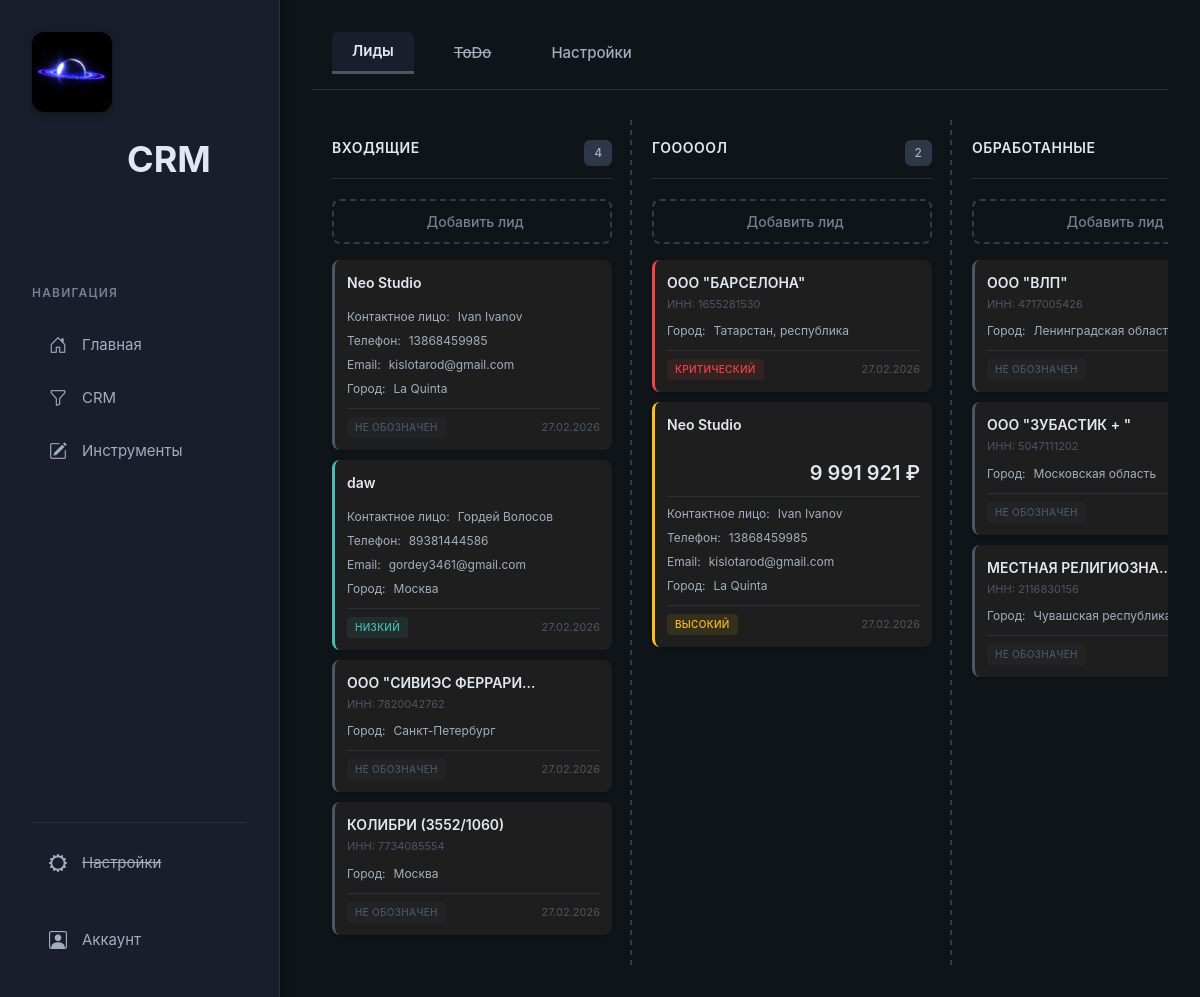
/crm/ (signed in), run on an earlier commit of the app's database.
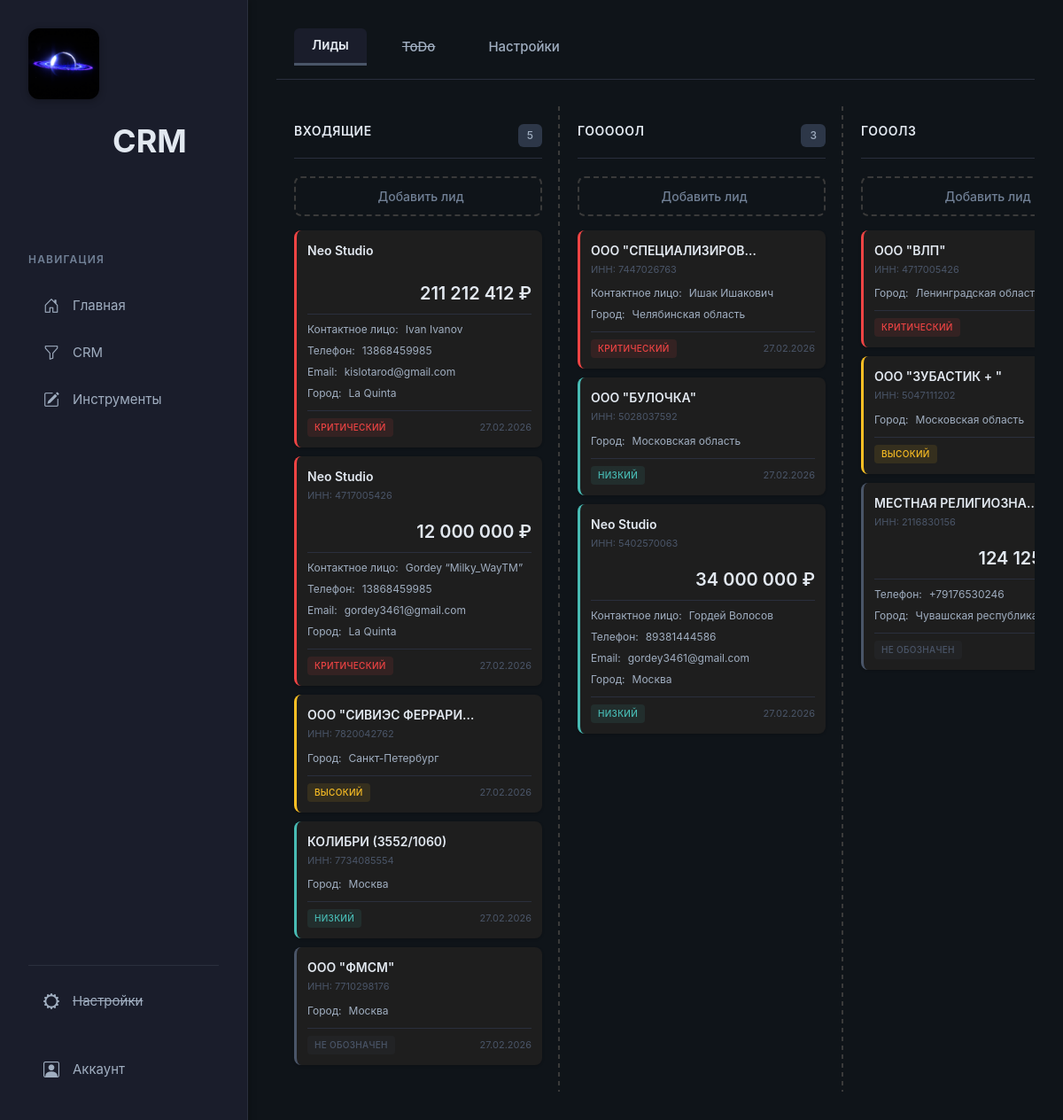
And on a later commit of the database.
### crm/models.py (models this page shows, shortened)
class KanbanColumn(models.Model):
    user = models.ForeignKey(
        User,
        on_delete=models.CASCADE,
        related_name='kanban_columns'
    )
    title = models.CharField(max_length=50)
    order = models.PositiveIntegerField(default=0)
    class Meta:
        ordering = ['order']

class Lead(models.Model):
    user = models.ForeignKey(User, on_delete=models.CASCADE, related_name='leads')
    company_name = models.CharField(max_length=100, blank=True, null=True)
    total_amount = models.DecimalField(max_digits=15, decimal_places=2, default=0, verbose_name='Сумма сделки')
    inn = models.CharField(max_length=12, blank=True, null=True)
    ogrn = models.CharField(max_length=13, blank=True, null=True)
    director_fio = models.CharField(max_length=200, blank=True, null=True)
    phone = models.CharField(max_length=20, blank=True, null=True)
    email = models.EmailField(blank=True, null=True)
    comment = models.TextField(blank=True, null=True)
    legal_form = models.CharField(max_length=20, blank=True, null=True, verbose_name='Форма организации')
    legal_name = models.CharField(max_length=300, blank=True, null=True, verbose_name='Юридическое название')
    contact_person = models.CharField(max_length=200, blank=True, null=True, verbose_name='Контактное лицо')
    contact_phone = models.CharField(max_length=20, blank=True, null=True, verbose_name='Контактный телефон')
    contact_email = models.EmailField(blank=True, null=True, verbose_name='Контактный email')
    address = models.TextField(blank=True, null=True, verbose_name='Адрес')
    city = models.CharField(max_length=100, blank=True, null=True, verbose_name='Город')
    partner_name = models.CharField(max_length=200, blank=True, null=True, verbose_name='Партнёр (ФИО)')
    partner_position = models.CharField(max_length=200, blank=True, null=True, verbose_name='Должность партнёра')
    partner_phone = models.CharField(max_length=20, blank=True, null=True, verbose_name='Телефон партнёра')
    website = models.URLField(blank=True, null=True, verbose_name='Сайт')
    source = models.CharField(max_length=100, blank=True, null=True, verbose_name='Источник')
    PRIORITY_CHOICES = [
        ('not_set', 'Не обозначен'),
        ('low', 'Низкий'),
        ('high', 'Высокий'),
        ('critical', 'Критический'),
    ]
    priority = models.CharField(
        max_length=20,
        choices=PRIORITY_CHOICES,
        default='not_set',
        verbose_name='Приоритет'
    )
    column = models.ForeignKey(KanbanColumn, on_delete=models.CASCADE, related_name='leads')
    order = models.PositiveIntegerField(default=0)
    created_at = models.DateTimeField(auto_now_add=True)
    updated_at = models.DateTimeField(auto_now=True)
    class Meta:
        ordering = ['order']

### crm/views.py (the view)
# urls.py: path('crm/', include('crm.urls')),
@login_required
def crm(request):
    user = request.user
    if not user.kanban_columns.exists():
        create_default_columns(user)
    columns = (
        user.kanban_columns
        .prefetch_related("leads")
        .order_by("order")
    )
    return render(request, "crm/crm.html", {"columns": columns})

### crm/templates/crm/crm.html (shortened to what this page needs)
{% extends 'main/layout.html' %}
{% load static %}
{% block content %}
<link rel="stylesheet" href="{% static 'crm/css/kanban.css' %}">
{% include 'crm/crm_header.html' with active_tab='leads' %}
<div class="crm crm-page">
    <div class="kanban">
        {% for column in columns %}
        <div class="kanban-column" ondragover="allowDrop(event)" ondrop="drop(event, {{ column.id }})">
            <div class="column-header">
                <h2>{{ column.title }}</h2>
                <span class="column-count">{{ column.leads.count }}</span>
            </div>
            <button class="add-card-btn" onclick="addCard(this, {{ column.id }})">
                 Добавить лид
            </button>
            <div class="kanban-cards" id="column-{{ column.id }}">
                {% for lead in column.leads.all %}
                    {% include "crm/_lead_card.html" with lead=lead %}
                {% endfor %}
            </div>
        </div>
        {% endfor %}
    </div>
</div>
{% endblock %}

### main/templates/main/layout.html (shortened to what this page needs)
{% load static %}
<!doctype html>
<html lang="en">
<head>
    {% load static %}
    <link rel="stylesheet" href="https://cdn.jsdelivr.net/npm/bootstrap@5.3.3/dist/css/bootstrap.min.css">
    <link rel="stylesheet" href="https://cdn.jsdelivr.net/npm/bootstrap-icons@1.13.1/font/bootstrap-icons.css">
    <link rel="stylesheet" href="{% static 'main/css/main.css' %}">
</head>
<body>
    <aside>
        <img src="{% static 'main/img/RingedPlanet_Pixelited.png' %}" alt="Лого">
        <span class="logo" >CRM</span>
        <h3>Навигация</h3>
        <ul>
            <a href="{% url 'home_page' %}"><li><i class="bi bi-house-door"></i>Главная</li></a>
            <a href="{% url 'crm_page' %}"><li><i class="bi bi-funnel"></i>CRM</li></a>
            <a href="{% url 'tools_main' %}"><li><i class="bi bi-pencil-square"></i>Инструменты</li></a>
        </ul>
        <ul class="options_layout">
            <a href=""><li ><i class="bi bi-gear-wide"></i><span style="text-decoration: line-through;">Настройки</span></li></a><br>
            <a href="{% url 'profile' %}"><li><i class="bi bi-person-square"></i> Аккаунт</li></a>
        </ul>
    </aside>
    <main>
        {% block content %}
        {% endblock %}
    </main>
</body>
</html>

### crm/templates/crm/crm_header.html
{% load static %}
<link rel="stylesheet" href="{% static 'crm/css/crm_header.css' %}">
<div class="crm-header">
    <a href="{% url 'crm_page' %}"
       class="crm-btn {% if active_tab == 'leads' %}active{% endif %}">
        Лиды
    </a>
    <span class="crm-btn disabled">
        <s>ToDo</s>
    </span>
    <a href="{% url 'crm_settings' %}"
       class="crm-btn {% if active_tab == 'settings' %}active{% endif %}">
        Настройки
    </a>
</div>

### crm/templates/crm/_lead_card.html (shortened to what this page needs)
{% load humanize %}
{% with priority=lead.priority|default:'' %}
<div class="kanban-card priority-{{ priority }}"
     data-id="{{ lead.id }}"
     draggable="true"
     ondragstart="drag(event)"
     data-priority="{{ priority }}">
    <div class="card-header">
        <div class="lead-info">
            <div class="lead-name">{{ lead.company_name }}</div>
            {% if lead.inn %}
                <small class="lead-inn" data-key="inn">ИНН: {{ lead.inn }}</small>
            {% endif %}
        </div>
    </div>
    {% if lead.total_amount %}
    <div class="card-amount" data-key="total_amount">
        <span class="amount-value">{{ lead.total_amount|floatformat:0|intcomma }} ₽</span>
    </div>
    {% endif %}
    <div class="card-fields">
        {% if user.profile.show_contact_person|default:True and lead.contact_person %}
        <div class="card-field" data-key="contact_person">
            <span class="field-label">Контактное лицо:</span>
            <span class="field-value">{{ lead.contact_person }}</span>
        </div>
        {% endif %}
        {% if user.profile.show_phone|default:True and lead.contact_phone %}
        <div class="card-field" data-key="contact_phone">
            <span class="field-label">Телефон:</span>
            <span class="field-value">{{ lead.contact_phone }}</span>
        </div>
        {% endif %}
        {% if user.profile.show_email|default:True and lead.contact_email %}
        <div class="card-field" data-key="contact_email">
            <span class="field-label">Email:</span>
            <span class="field-value">{{ lead.contact_email }}</span>
        </div>
        {% endif %}
        {% if user.profile.show_city|default:True and lead.city %}
        <div class="card-field" data-key="city">
            <span class="field-label">Город:</span>
            <span class="field-value">{{ lead.city }}</span>
        </div>
        {% endif %}
    </div>
    <div class="card-footer">
        <span class="priority-badge {{ priority }}">
            {{ lead.get_priority_display }}
        </span>
        <span class="card-date">
            {{ lead.created_at|date:"d.m.Y" }}
        </span>
    </div>
</div>
{% endwith %}

### main/static/main/css/main.css (style rules this page uses)
:root { --bg-primary: #0f1419; --bg-secondary: #1a1d2b; --bg-tertiary: #2d3748; --bg-modal: #1e2029; --bg-input: #2a2f3d; --bg-card: #1e1e1e; --border-color: #2a2f3d; --border-hover: #3a3f4d; --border-dashed: #3a3a3a; --text-primary: #e2e8f0; --text-secondary: #a0aec0; --text-tertiary: #718096; --text-muted: #4a5568; --accent-primary: #4a5568; --accent-hover: #5a6778; --shadow-sm: 0 1px 3px rgba(0, 0, 0, 0.2); --shadow-md: 0 4px 12px rgba(0, 0, 0, 0.3); --priority-not-set: #4a5568; --priority-low: #48bbb4; --priority-high: #fbbf24; --priority-critical: #ef4444; --btn-primary: #4a5568; --btn-warning: #f57c00; --btn-danger: #ef4444; --btn-edit: #3b82f6; --btn-save-bg: #4caf50; --btn-save-hover: #43a047; --btn-secondary-bg: #f5f5f5; --btn-secondary-hover: #e0e0e0; --btn-delete-bg: #f44336; --btn-delete-hover: #d32f2f; --btn-add-bg: #2196f3; --btn-add-hover: #1976d2; }
* { margin: 0; padding: 0; box-sizing: border-box; }
body { background: var(--bg-primary); color: var(--text-primary); font-family: 'Inter', -apple-system, BlinkMacSystemFont, 'Segoe UI', 'Roboto', sans-serif; min-height: 100vh; display: flex; }
a { text-decoration: none; color: inherit; }
aside { position: fixed; top: 0; left: 0; background: var(--bg-secondary); width: 280px; padding: 2rem; height: 100vh; color: var(--text-primary); border-right: 1px solid var(--border-color); box-shadow: 2px 0 8px rgba(0, 0, 0, 0.2); z-index: 1000; overflow-y: auto; }
aside img { width: 80px; height: 80px; float: left; border-radius: 12px; box-shadow: 0 2px 8px rgba(0, 0, 0, 0.3); }
aside .logo { font-size: 36px; margin-left: 95px; font-weight: 700; position: relative; top: 20px; color: #e2e8f0; }
aside h3 { margin-top: 120px; margin-bottom: 20px; font-size: 12px; text-transform: uppercase; letter-spacing: 1.2px; color: #718096; font-weight: 600; }
aside ul { list-style: none; padding: 0; }
aside ul li { font-size: 15px; color: #a0aec0; display: flex; align-items: center; padding: 11px 14px; margin-bottom: 4px; border-radius: 8px; transition: all 0.2s ease; cursor: pointer; position: relative; }
aside ul li::before { content: ''; position: absolute; left: 0; top: 0; height: 100%; width: 3px; background: #4a5568; transform: scaleY(0); transition: transform 0.2s ease; }
aside ul li i { margin-right: 12px; font-size: 18px; width: 24px; text-align: center; }
.options_layout { position: absolute; bottom: 2rem; left: 2rem; right: 2rem; border-top: 1px solid #2a2f3d; padding-top: 1rem; }
main { flex: 1; margin-left: 280px; min-height: 100vh; overflow-x: hidden; overflow-y: auto; padding: 2rem; }
.crm { margin-left: 0; padding: 0; width: 100%; margin-top: 0; color: #fff; }
.crm-header { display: flex; gap: 15px; margin-bottom: 30px; }
.crm-btn { background: #1a1d2b; color: #a0aec0; border: 1px solid #2a2f3d; padding: 10px 24px; border-radius: 8px; cursor: pointer; font-weight: 500; transition: all 0.2s ease; }
.crm-btn.active { background: #4a5568; border-color: #4a5568; color: #fff; }
.add-card-btn { background: transparent; color: #718096; border: 2px dashed #3a3a3a; padding: 10px 16px; border-radius: 8px; margin-bottom: 15px; cursor: pointer; width: 100%; font-weight: 500; transition: all 0.2s ease; }
.kanban-card { background: #1a1d2b; color: #fff; padding: 12px; border-radius: 8px; cursor: grab; margin-bottom: 12px; border: 1px solid #2a2f3d; transition: all 0.2s ease; box-shadow: 0 1px 3px rgba(0, 0, 0, 0.2); }
.kanban-card.priority-high, .kanban-card.priority-medium, .kanban-card.priority-low { border-left-color: #2a2f3d; }
.lead-name { font-size: 14px; font-weight: 600; color: #e2e8f0; margin-bottom: 4px; }
.card-footer { display: flex; align-items: center; justify-content: space-between; padding-top: 12px; border-top: 1px solid #2a2f3d; font-size: 11px; color: #718096; }
.column-count { font-size: 12px; background: #2a2a2a; color: #a0aec0; padding: 4px 8px; border-radius: 6px; }

### crm/static/crm/css/crm_header.css (style rules this page uses)
.crm-header { display: flex; gap: 20px; border-bottom: 1px solid var(--border-color); padding: 0 20px 15px 20px; margin-bottom: 30px; justify-content: flex-start; align-items: center; }
.crm-btn { display: inline-block; text-decoration: none; background: transparent; border: none; padding: 8px 20px; font-size: 15px; font-weight: 500; color: var(--text-secondary); cursor: pointer; transition: all 0.2s; border-radius: 6px 6px 0 0; }
.crm-btn.active { color: var(--text-primary); font-weight: 600; border-bottom: 3px solid var(--accent-primary); background: var(--bg-secondary); }

What changed in the data, as far as the page shows it:
computed for KanbanColumn "ВХОДЯЩИЕ": leads.count "4" → "5"
changed Lead "Ivan Ivanov": total_amount (not shown) → "211 212 412"; priority "НЕ ОБОЗНАЧЕН" → "КРИТИЧЕСКИЙ"
changed Lead: company_name "daw" → "Neo Studio"; inn (not shown) → "4717005426"; total_amount (not shown) → "12 000 000"; contact_person "Гордей Волосов" → "Gordey “Milky_WayTM”"; contact_phone "89381444586" → "13868459985"; city "Москва" → "La Quinta"; priority "НИЗКИЙ" → "КРИТИЧЕСКИЙ"
changed Lead "Санкт-Петербург": priority "НЕ ОБОЗНАЧЕН" → "ВЫСОКИЙ"
changed Lead "КОЛИБРИ (3552/1060)": priority "НЕ ОБОЗНАЧЕН" → "НИЗКИЙ"
added Lead: company_name "ООО \"ФМСМ\"", inn "7710298176", city "Москва", priority "НЕ ОБОЗНАЧЕН", created_at "27.02.2026", shown under KanbanColumn "ВХОДЯЩИЕ"
changed KanbanColumn "ГОООООЛ": loses Lead (company_name "ООО \"БАРСЕЛОНА\"", inn "1655281530", city "Татарстан, республика", priority "КРИТИЧЕСКИЙ", created_at "27.02.2026"); leads.count "2" → "3"
added Lead: company_name "ООО \"СПЕЦИАЛИЗИРОВ…", inn "7447026763", contact_person "Ишак Ишакович", city "Челябинская область", priority "КРИТИЧЕСКИЙ", created_at "27.02.2026", shown under KanbanColumn "ГОООООЛ"
added Lead: company_name "ООО \"БУЛОЧКА\"", inn "5028037592", city "Московская область", priority "НИЗКИЙ", created_at "27.02.2026", shown under KanbanColumn "ГОООООЛ"
changed Lead: inn (not shown) → "5402570063"; total_amount "9 991 921" → "34 000 000"; contact_person "Ivan Ivanov" → "Гордей Волосов"; contact_phone "13868459985" → "89381444586"; contact_email "kislotarod@gmail.com" → "gordey3461@gmail.com"; city "La Quinta" → "Москва"; priority "ВЫСОКИЙ" → "НИЗКИЙ"
changed KanbanColumn: title "ОБРАБОТАННЫЕ" → "ГОООЛ3"
changed Lead "ООО \"ВЛП\"": priority "НЕ ОБОЗНАЧЕН" → "КРИТИЧЕСКИЙ"
changed Lead "ООО \"ЗУБАСТИК + \"": priority "НЕ ОБОЗНАЧЕН" → "ВЫСОКИЙ"
changed Lead "МЕСТНАЯ РЕЛИГИОЗНА…": total_amount (not shown) → "124…"; contact_phone (not shown) → "+79176530246"
